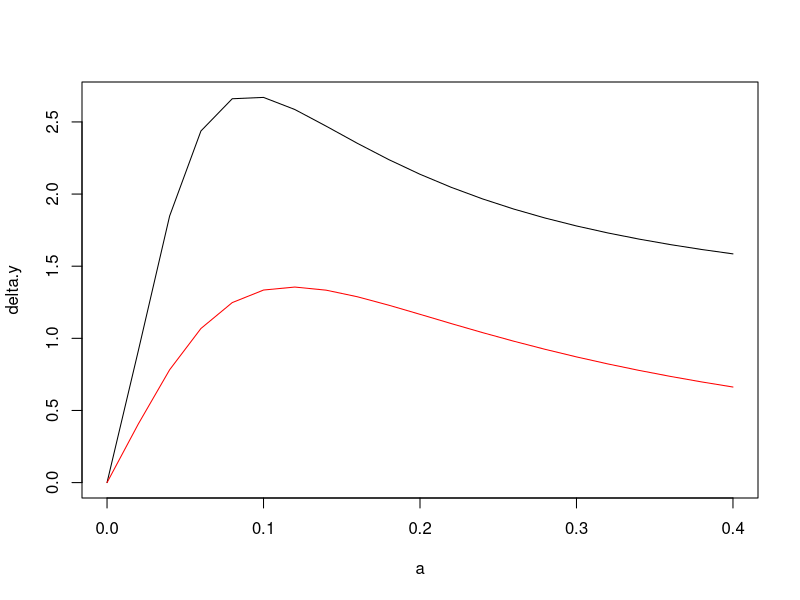
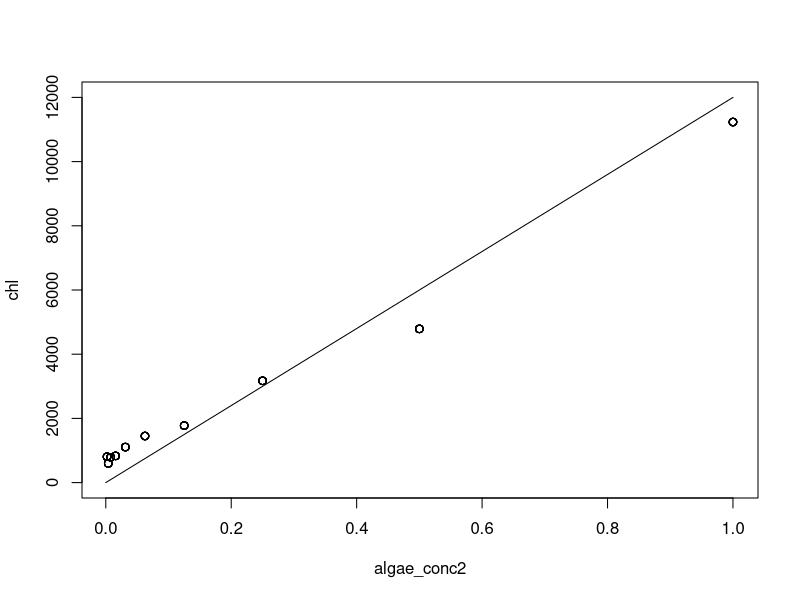
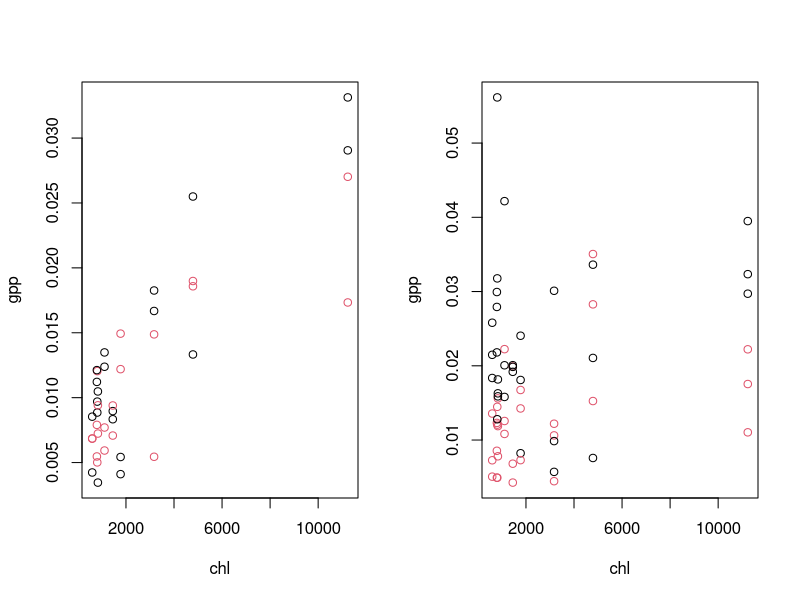
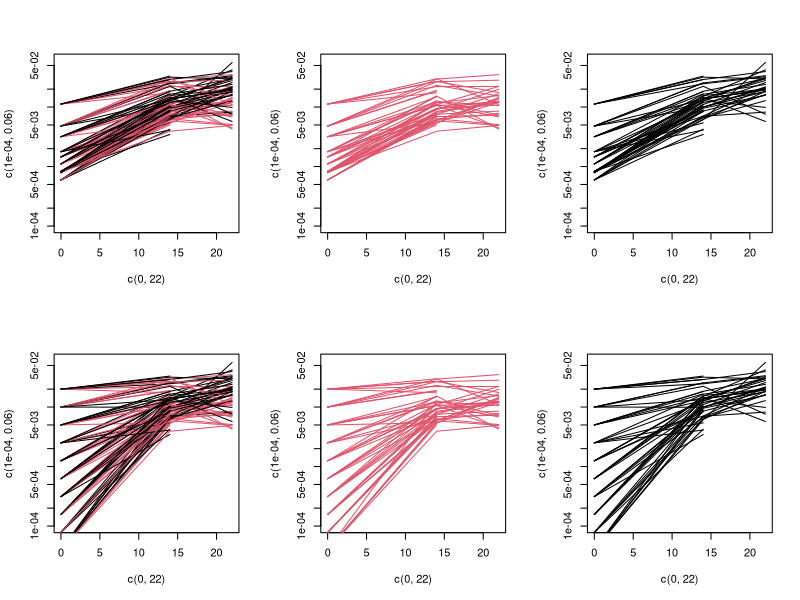
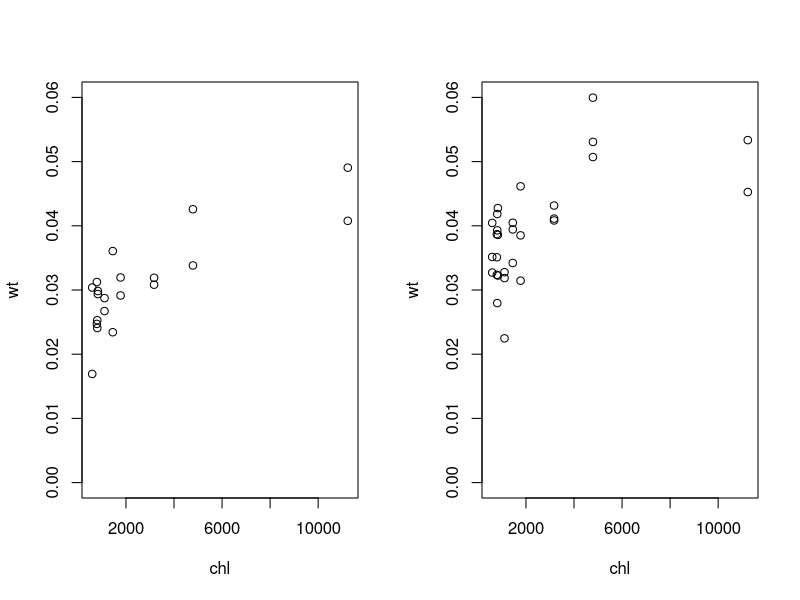
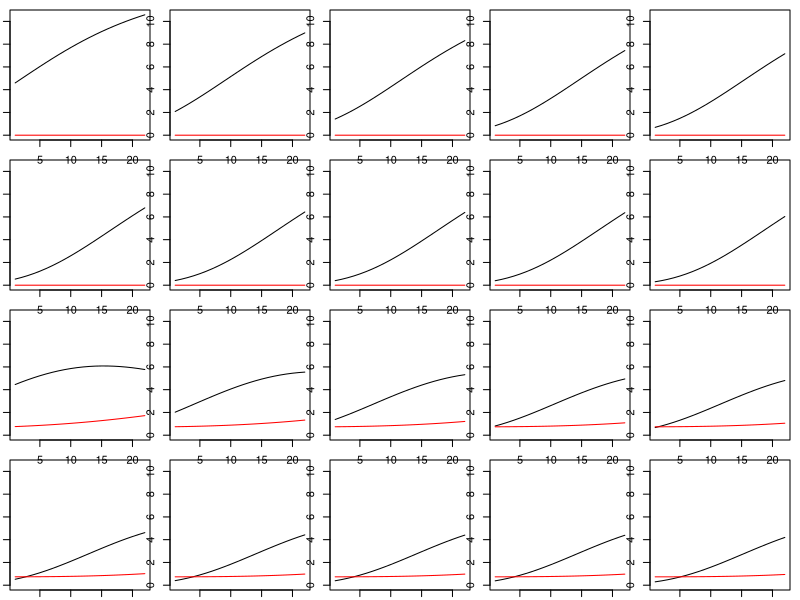
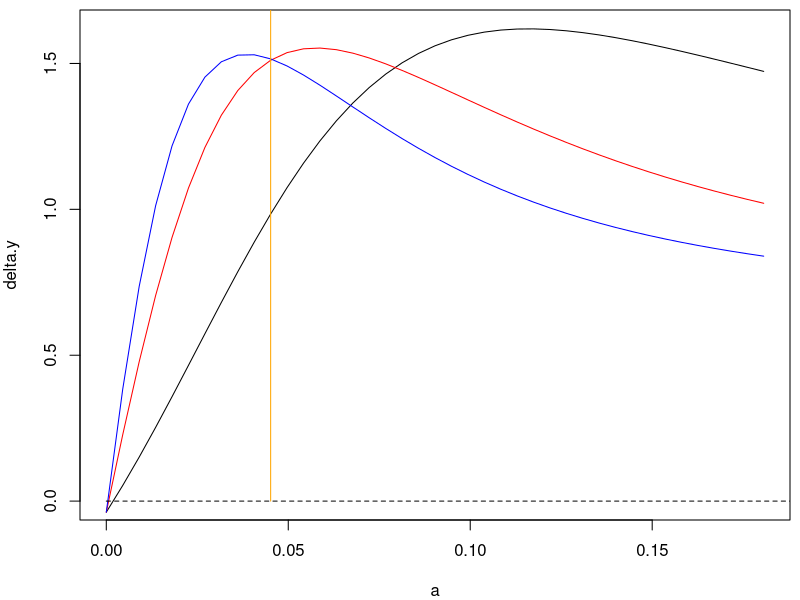

Reproduce these figures in R, in order.
trajectory <- function(z.init, r, K, a, c, m, Tmax){

	for(i in 1:nrow(z.init)){
		x <- z.init[i,1]
		y <- z.init[i,2]
	
		X <- matrix(NA, 2, Tmax)
		for(t in 1:Tmax){
			#x.next <- exp(r*(1 - x/K))*x - a*x*y
			x.next <- exp(r)*x^K - a*x*y
			y <- y + c*a*x*y - m
			x <- x.next
			y <- max(y,0)

			X[,t] <- matrix(c(x,y),2,1)
		}	
		if(i == 1) maxX <- max(X)
		plot(X[1,], typ="l", ylim=c(0,maxX))
		lines(X[2,], col="red")
	}
}


growth <- function(z.init, r, K, a, c, m, Tmax){
	
	X <- matrix(NA, nrow(z.init), 2)
	for(i in 1:nrow(z.init)){
		x <- z.init[i,1]
		y <- z.init[i,2]
		for(t in 1:Tmax){
			#x.next <- exp(r*(1 - x/K))*x - a*x*y
			x.next <- exp(r)*x^K - a*x*y
			y <- y + c*a*x*y - m
			x <- x.next
		}
		X[i,] <- c(x,y)
	}	
	
	return(cbind(x.growth=exp(r)*X[,1]^K, 
	             delta.y=X[,2] - z.init[,2]))
}

#############################################################
# Calculate the midge growth as a function of their consumption rate

x.init = .5
y.init = 1
r = .2
K = 0.9
q = 0
c = 0.3
m = .0
Tmax = 22

a.range <- .02*(0:20)
x.init.range <- c(.5, 4)
df <- data.frame(a = rep(a.range, times=length(x.init.range)), x.init=rep(x.init.range, each=length(a.range)))
for(x.init in x.init.range) for(a in a.range){
	X <- growth(z.init = cbind(x.init, y.init), r = r, K = K, a = a, c = c, m = m, Tmax = Tmax)
	df$x.growth[df$a == a & df$x.init == x.init] <- X[1]
	df$delta.y[df$a == a & df$x.init == x.init] <- X[2]
}

par(mfrow=c(1,1))
plot(delta.y ~ a, data=df[df$x.init==x.init.range[2],], typ="l")
lines(delta.y ~ a, data=df[df$x.init==x.init.range[1],], col="red")

#############################################################
# Look at data
read.csv("data.csv")
read.csv("data2.csv")

data <- read.csv("microcosm_biomass.csv")
names(data)

# midge weights at time 0
init.midges <- data[is.na(data$algae_conc2),]
y.init.mean <- sum(init.midges$live_tt * init.midges$wt)/sum(init.midges$live_tt)
c(min(init.midges$wt), y.init.mean,max(init.midges$wt))

# midge weights at time 14
midge.wt <- data$wt[data$day == 14 & data$midge == "Midges"]
c(min(midge.wt, na.rm=T), mean(midge.wt, na.rm=T), max(midge.wt, na.rm=T))

# midge weights at time 22
midge.wt <- data$wt[data$day == 22 & data$midge == "Midges"]
c(min(midge.wt, na.rm=T), mean(midge.wt, na.rm=T), max(midge.wt, na.rm=T))

# prune to experimental falcon tubes
data <- data[!is.na(data$algae_conc2),]
data <- data[order(data$day),]
data <- data[order(data$coreid),]
data$midge.trt <- data$midge == "Midges"

################################
# algae
plot(chl ~ algae_conc2, data=data, ylim=c(0,1.2*10^4))
lines(c(0, 1), c(0, 1.2*10^4))

par(mfrow=c(1,2))
plot(gpp ~ chl, data=data[data$day == 14,], col=midge.trt+1)
plot(gpp ~ chl, data=data[data$day == 22,], col=midge.trt+1)

summary(lm(gpp ~ chl + day*midge.trt, data=data))

# algal trajectories
gpp.rate <- 10^-6

par(mfrow=c(2,3))
plot(c(0,22),c(0.0001, .06), typ="n", log="y")
for(i.core in unique(data$coreid)){
	d <- data[data$coreid == i.core,]
	df <- data.frame(day=c(0,d$day), gpp=c(gpp.rate*d$chl[nrow(d)], d$gpp))
	lines(gpp ~ day, data = df, col=d$midge.trt[1]+1)
}
plot(c(0,22),c(0.0001, .06), typ="n", log="y")
for(i.core in unique(data$coreid)){
	d <- data[data$coreid == i.core,]
	df <- data.frame(day=c(0,d$day), gpp=c(gpp.rate*d$chl[nrow(d)], d$gpp))
	if(d$midge.trt[1]) lines(gpp ~ day, data = df, col=d$midge.trt[1]+1)
}
plot(c(0,22),c(0.0001, .06), typ="n", log="y")
for(i.core in unique(data$coreid)){
	d <- data[data$coreid == i.core,]
	df <- data.frame(day=c(0,d$day), gpp=c(gpp.rate*d$chl[nrow(d)], d$gpp))
	if(!d$midge.trt[1]) lines(gpp ~ day, data = df, col=d$midge.trt[1]+1)
}

gpp.rate <- 2*10^-2

plot(c(0,22),c(0.0001, .06), typ="n", log="y")
for(i.core in unique(data$coreid)){
	d <- data[data$coreid == i.core,]
	df <- data.frame(day=c(0,d$day), gpp=c(gpp.rate*d$algae_conc2[nrow(d)], d$gpp))
	lines(gpp ~ day, data = df, col=d$midge.trt[1]+1)
}
plot(c(0,22),c(0.0001, .06), typ="n", log="y")
for(i.core in unique(data$coreid)){
	d <- data[data$coreid == i.core,]
	df <- data.frame(day=c(0,d$day), gpp=c(gpp.rate*d$algae_conc2[nrow(d)], d$gpp))
	if(d$midge.trt[1]) lines(gpp ~ day, data = df, col=d$midge.trt[1]+1)
}
plot(c(0,22),c(0.0001, .06), typ="n", log="y")
for(i.core in unique(data$coreid)){
	d <- data[data$coreid == i.core,]
	df <- data.frame(day=c(0,d$day), gpp=c(gpp.rate*d$algae_conc2[nrow(d)], d$gpp))
	if(!d$midge.trt[1]) lines(gpp ~ day, data = df, col=d$midge.trt[1]+1)
}

################################
# midges
par(mfrow=c(1,2))
d <- data[data$midge.trt,]
plot(wt ~ chl, data=d[d$day == 14,], ylim =c(0,.06))
plot(wt ~ chl, data=d[d$day == 22,], ylim =c(0,.06))

#############################################################
# fit model
#============================================================
SSfit <- function(par, data, x.init, y.init, SS.weight, par.fixed=par.fixed, tofit = T){
	
	par.temp <- par.fixed
	par.temp[is.na(par.fixed)] <- par
	par <- par.temp

	r <- exp(par[1])
	K <-  exp(par[2])
	a <-  exp(par[3])
	ac <-  exp(par[4])
	m <-  exp(par[5])
	gpp.rate <-  exp(par[6])

	x <- x.init
	y <- y.init
	
	Tmax <- 22
	
	SS1 <- 0
	SS2 <- 0
	for(t in 1:Tmax){
		#x.next <- exp(r*(1 - x/K))*x - a*x*y
		x.next <- exp(r)*x^K - a*x*y
		y <- y + ac*x*y - m
		x <- x.next
		
		# if(!tofit) show(c(mean(x), mean(y)))
				
		if(t == 14){
			dif.x <- log(gpp.rate*x) - log(data$x[data$day == 14])
			SS1 <- SS1 + sum(dif.x^2)
			
			sampled.data <- (data$day == 14) & !is.na(data$y) & (data$midge == "Midges")
			sampled.sim <- data$coreid[sampled.data]
			dif.y <- log(y[sampled.sim]) - log(data$y[sampled.data])
			#dif.y <- y[sampled.sim] - data$wt[sampled.data]
			SS2 <- SS2 + sum(dif.y^2)
		}
		
		if(t == 22){
			sampled.data <- data$day == 22
			sampled.sim <- data$coreid[sampled.data]
			dif.x <- log(gpp.rate*x[sampled.sim]) - log(data$x[sampled.data])
			SS1 <- SS1 + sum(dif.x^2)
			
			sampled.data <- (data$day == 22) & (data$midge == "Midges") & !is.na(data$y)
			sampled.sim <- data$coreid[sampled.data]
			dif.y <- log(y[sampled.sim]) - log(data$y[sampled.data])
			#dif.y <- y[sampled.sim] - data$wt[sampled.data]
			SS2 <- SS2 + sum(dif.y^2)
		}
	}
	if(tofit){
		if(any(is.nan(x))) {
			return(10^8)
		}else{
			return(SS1 + SS.weight*SS2)
		}
	}else{
		return(c(SS1,SS.weight*SS2, exp(par), mean(x), mean(y)))
	}
}

#============================================================
# midge.trt.row <- data$coreid[data$midge == "Midges" & data$day==14]

# standardize variables
data$x <- data$gpp/mean(data$gpp, na.rm=T)
data$x0 <- data$chl/mean(data$chl, na.rm=T)
data$y <- data$wt/mean(data$wt, na.rm=T)
data$y0 <- 0
data$y0[data$midge.trt] <- y.init.mean/mean(data$wt, na.rm=T)

# fit model
r <- .5
K <- .9
a <- .5
ac <- .03
m <- .001
gpp.rate <- 10^0

x.init <- data$x0[!is.na(data$x0)]
y.init <- data$y0[!is.na(data$x0)]
# cbind(x.init, y.init, data$midge[!is.na(data$x0)])

SS.weight <- 30

par.full <- log(c(r, K, a, ac, m, gpp.rate))
par.fixed <- c(NA, NA, NA, NA, NA, NA)
#par.fixed <- c(NA, log(K), NA, NA, NA, NA)
par <- par.full[is.na(par.fixed)]

SSmin <- 10^10
nrep <- 10
for (i.rep in 1:nrep){
	opt <- optim(par = par, fn=SSfit, data=data, x.init = x.init, y.init = y.init, SS.weight = SS.weight, par.fixed=par.fixed, method = "SANN")
	opt <- optim(par = opt$par, fn=SSfit, data=data, x.init = x.init, y.init = y.init, SS.weight = SS.weight, par.fixed=par.fixed, method = "Nelder-Mead")
	if(opt$value < SSmin){
		SSmin <- opt$value
		opt.opt <- opt
	}
	par <- exp(rnorm(n=length(par), sd=1)) * opt.opt$par
	show(c(opt$value, SSfit(par=opt$par, data=data, x.init = x.init, y.init=y.init, SS.weight = SS.weight, par.fixed=par.fixed, tofit=F)))
}
par.temp <- par.fixed
par.temp[is.na(par.fixed)] <- opt.opt$par
par <- par.temp

r <- exp(par[1])
K <- exp(par[2])
a <- exp(par[3])
ac <- exp(par[4])
c <- ac/a
m <- exp(par[5])
gpp.rate <- exp(par[6])
round(c(r=r, K=K, a=a, c=c, m=m, gpp.rate=gpp.rate, SS=opt.opt$value), digits=3)
       # r        K        a        c        m gpp.rate       SS 
   # 0.187    0.927    0.045    0.163    0.002    0.183   66.817 
 
   
# figures

x.sim <- unique(x.init[order(x.init, decreasing=T)])
y.sim <- unique(y.init[order(y.init)])
z.sim <- cbind(rep(x.sim, times=2), rep(y.sim, each=length(x.sim)))
Tmax <- 22

# trajectories
par(mfrow=c(4,5), mai=c(.1,.1,.1,.1))
trajectory(z.init = z.sim, r = r, K = K, a = a, c = c, m = m, Tmax = Tmax)

# Calculate the midge growth as a function of their consumption rate
a.range <- a*(0:40)/10
x.sim <- max(x.init)
# x.init.range <- c(min(x.init),mean(x.init),max(x.init))
y.init.sim <- y.init.mean/mean(data$wt, na.rm=T)
y.init.range <- c(1,3,5)*y.init.sim

df <- data.frame(a = rep(a.range, times=length(y.init.range)), y.init=rep(y.init.range, each=length(a.range)))
for(y.sim in y.init.range) for(a.sim in a.range){
	X <- growth(z.init = cbind(x.sim, y.sim), r = r, K = K, a = a.sim, c = c, m = m, Tmax = Tmax)
	df$x.growth[df$a == a.sim & df$y.init == y.sim] <- X[1]
	df$delta.y[df$a == a.sim & df$y.init == y.sim] <- X[2]
}

par(mfrow=c(1,1), mai=c(.8,.8,.1,.1))
plot(delta.y ~ a, data=df[df$y.init==y.init.range[1],], typ="l", ylim=c(0, max(delta.y)))
lines(delta.y ~ a, data=df[df$y.init==y.init.range[2],], col="red")
lines(delta.y ~ a, data=df[df$y.init==y.init.range[3],], col="blue")
lines(c(a,a),c(0,10), col="orange")
lines(c(0,10),c(0,0), lty=2)
